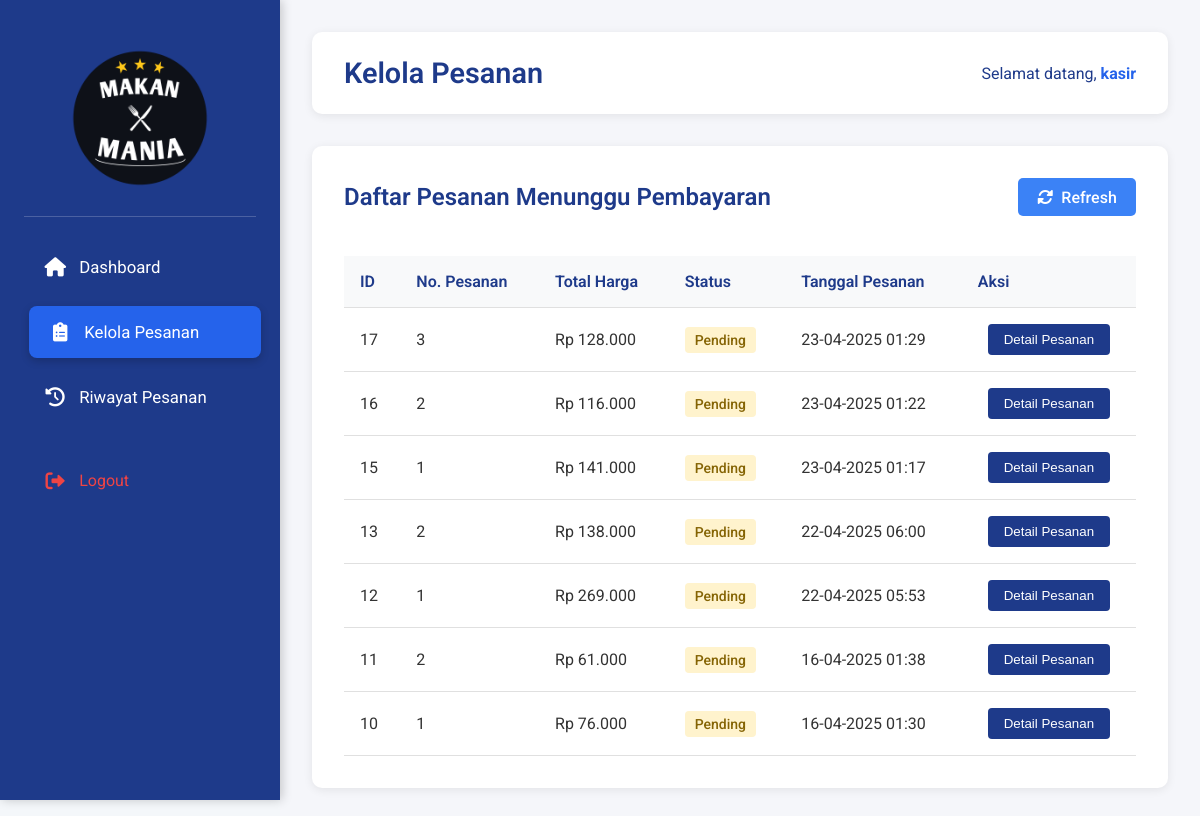
The page /kasir/kelola-pesanan.php (signed in) on the database as committed earlier.
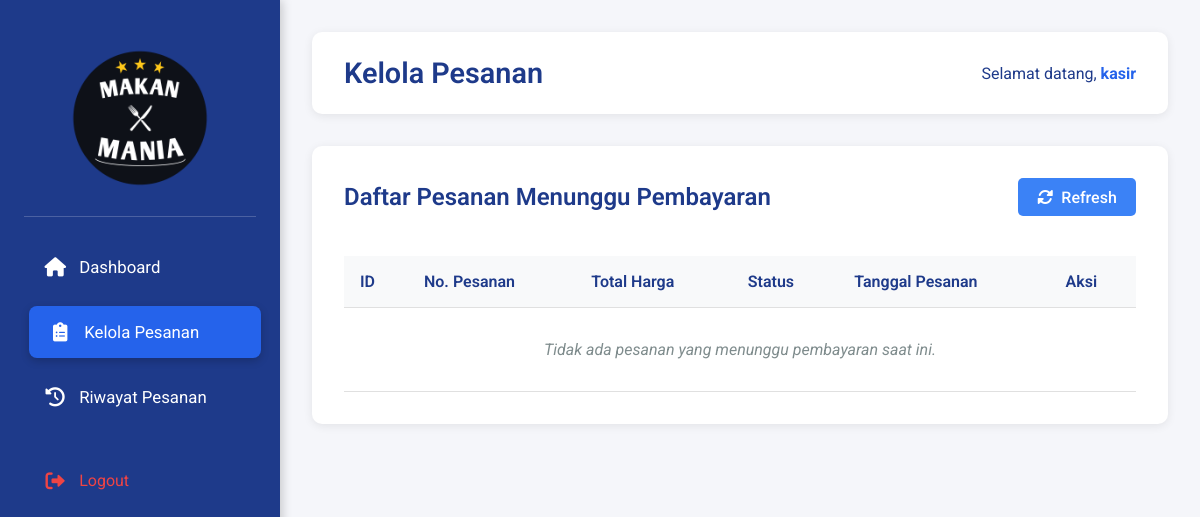
The same page on the database as committed later.
### tables this page shows
CREATE TABLE `orders` (
  `id` int NOT NULL,
  `order_number` int NOT NULL,
  `total_price` decimal(10,2) NOT NULL,
  `status` enum('pending','processing','completed','cancelled') DEFAULT 'pending',
  `created_at` timestamp NULL DEFAULT CURRENT_TIMESTAMP
);

### kasir/kelola-pesanan.php (the view, shortened to what this page needs)
<?php
require_once('../database/config-login.php');
$user_id = $_SESSION['user_id'];
$query_user = "SELECT username FROM users WHERE id = $user_id";
$result_user = mysqli_query($conn, $query_user);
$user_data = mysqli_fetch_assoc($result_user);
$username = $user_data['username'];
$query_orders = "SELECT id, order_number, total_price, status, created_at FROM orders WHERE status = 'pending' ORDER BY created_at DESC";
$result_orders = mysqli_query($conn, $query_orders);
?>
<!DOCTYPE html>
<html lang="en">
<head>
    <link rel="stylesheet" href="../css/kasir-sidebar.css">
    <link rel="stylesheet" href="../css/kelola-pesanan-kasir.css">
    <link rel="stylesheet" href="https://cdnjs.cloudflare.com/ajax/libs/font-awesome/6.0.0/css/all.min.css">
</head>
<body>
    <div class="container">
        <div class="sidebar">
            <div class="logo">
                <img src="../assets/logo.png" alt="Logo Restoran">
            </div>
            <nav>
                <ul>
                    <li>
                        <a href="dashboard.php">
                            <i class="fas fa-home"></i>
                            <span>Dashboard</span>
                        </a>
                    </li>
                    <li class="active">
                        <a href="kelola-pesanan.php">
                            <i class="fas fa-clipboard-list"></i>
                            <span>Kelola Pesanan</span>
                        </a>
                    </li>
                    <li>
                        <a href="riwayat-pesanan.php">
                            <i class="fas fa-history"></i>
                            <span>Riwayat Pesanan</span>
                        </a>
                    </li>
                    <li>
                        <a href="../login.php" class="logout">
                            <i class="fas fa-sign-out-alt"></i> Logout
                        </a>
                    </li>
                </ul>
            </nav>
        </div>
        <div class="main-content">
            <header>
                <h1>Kelola Pesanan</h1>
                <div class="user-welcome">
                    <p>Selamat datang, <span class="username"><?php echo $username; ?></span></p>
                </div>
            </header>
            <div class="orders-container">
                <div class="order-header">
                    <h2>Daftar Pesanan Menunggu Pembayaran</h2>
                    <div class="refresh-btn" id="refresh-btn">
                        <i class="fas fa-sync-alt"></i> Refresh
                    </div>
                </div>
                <div class="table-container" id="orders-table">
                    <table>
                        <thead>
                            <tr>
                                <th>ID</th>
                                <th>No. Pesanan</th>
                                <th>Total Harga</th>
                                <th>Status</th>
                                <th>Tanggal Pesanan</th>
                                <th>Aksi</th>
                            </tr>
                        </thead>
                        <tbody>
                            <?php if(mysqli_num_rows($result_orders) > 0): ?>
                                <?php while($order = mysqli_fetch_assoc($result_orders)): ?>
                                <tr>
                                    <td><?php echo $order['id']; ?></td>
                                    <td><?php echo $order['order_number']; ?></td>
                                    <td>Rp <?php echo number_format($order['total_price'], 0, ',', '.'); ?></td>
                                    <td>
                                        <span class="status pending">
                                            <?php echo ucfirst($order['status']); ?>
                                        </span>
                                    </td>
                                    <td><?php echo date('d-m-Y H:i', strtotime($order['created_at'])); ?></td>
                                    <td>
                                        <button class="detail-btn" data-id="<?php echo $order['id']; ?>">
                                            Detail Pesanan
                                        </button>
                                    </td>
                                </tr>
                                <?php endwhile; ?>
                            <?php else: ?>
                                <tr>
                                    <td colspan="6" class="no-data">Tidak ada pesanan yang menunggu pembayaran saat ini.</td>
                                </tr>
                            <?php endif; ?>
                        </tbody>
                    </table>
                </div>
            </div>
        </div>
    </div>
</body>
</html>

Rows that differ between the two databases and show on the page:
no longer on this page (row edited): orders: id "17", order_number "3", total_price "128.000", status "Pending", created_at "23-04-2025 01:29"
no longer on this page (row edited): orders: id "16", order_number "2", total_price "116.000", status "Pending", created_at "23-04-2025 01:22"
no longer on this page (row edited): orders: id "15", order_number "1", total_price "141.000", status "Pending", created_at "23-04-2025 01:17"
no longer on this page (row edited): orders: id "13", order_number "2", total_price "138.000", status "Pending", created_at "22-04-2025 06:00"
no longer on this page (row edited): orders: id "12", order_number "1", total_price "269.000", status "Pending", created_at "22-04-2025 05:53"
no longer on this page (row edited): orders: id "11", order_number "2", total_price "61.000", status "Pending", created_at "16-04-2025 01:38"
no longer on this page (row edited): orders: id "10", order_number "1", total_price "76.000", status "Pending", created_at "16-04-2025 01:30"
Other text that changed with them:
text now shown: "Tidak ada pesanan yang menunggu pembayaran saat ini."
